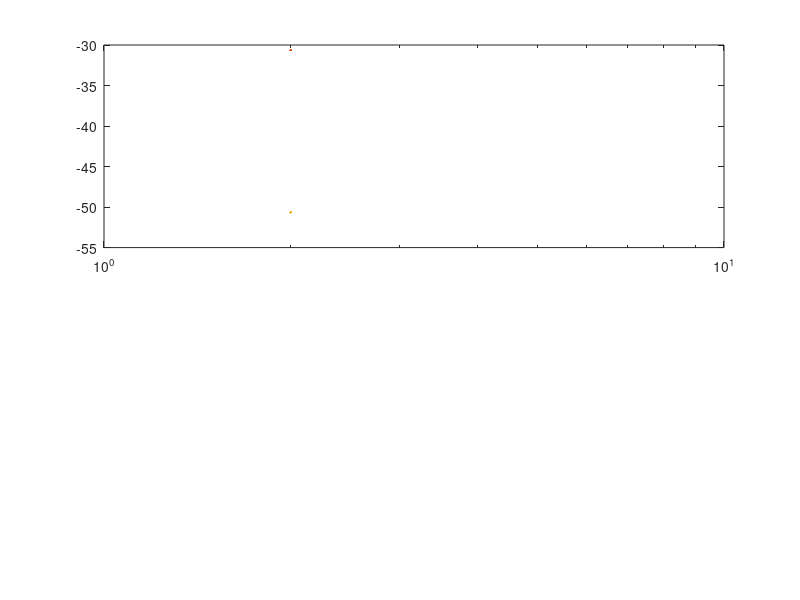

MATLAB code for this plot: (Note: this script raises an error after producing the figure.)
% The script plots the loop transfer function of the passive observer
% for dynamic positioning.

clear;
close all;
clc;

% Filter parameters
lambda = 0.1;
wo     = 0.8976;
wc     = 1.1;
T      = diag([1000 1000 1000]);

% Filter gains
K1 = [ ...
    -2*(1-lambda)*(wc/wo)*eye(3);
     2*wo*(1-lambda)*eye(3) ]

K2 = diag([wc wc wc])
K4 = diag([0.1 0.1 0.01])
K3 = 0.1 * K4

% Mode names
modeName = {'Surge', 'Sway', 'Yaw'};

% Plot all three modes
% Frequency vector
w = logspace(-4,1.5,100);

% Wave response spectrum
wave = tf([wo^2 0],[1 2*lambda*wo wo^2]);

% Store transfer functions
H = cell(3,1);

for i = 1:3

    h0 = tf([1 2*lambda*wo wo^2], ...
        [1 ...
        K1(i+3,i)+K2(i,i)+2*lambda*wo ...
        wo^2+2*lambda*wo*K2(i,i)-K1(i,i)*wo^2 ...
        wo^2*K2(i,i)]);

    hB = tf(K4(i,i)*[1 (1/T(i,i)+K3(i,i)/K4(i,i))], ...
            [1 1/T(i,i)]);

    H{i} = series(h0,hB);

end

figure
bode(H{1},H{2},H{3},wave,w,'LineWidth',2)
grid on

legend('Surge','Sway','Yaw','Wave spectrum','Location','SouthWest','FontSize',12)
